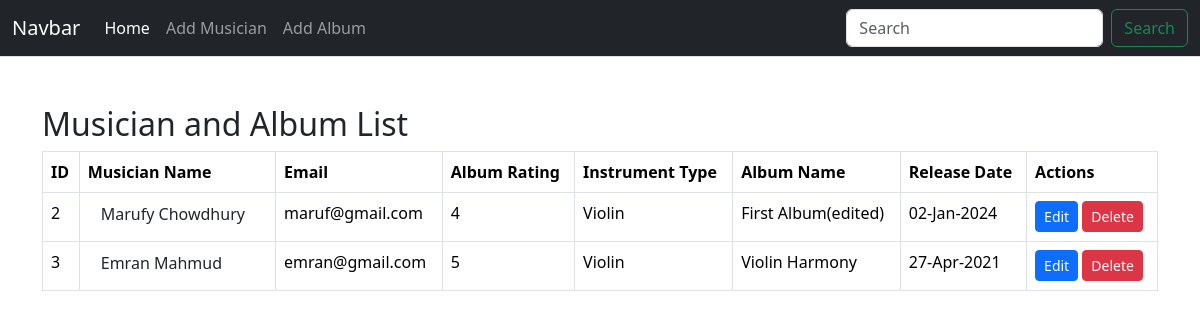
The page / on the database its author committed.
### album/models.py (models this page shows, shortened)
class Album(models.Model):
    Album_name = models.CharField(max_length=100)
    Album_Musician = models.ForeignKey(Musician, on_delete=models.CASCADE)
    Album_release_date = models.DateField()
    Album_rating = models.IntegerField(
        validators=[MinValueValidator(1), MaxValueValidator(5)]
    )

### musician/models.py (models this page shows, shortened)
class Musician(models.Model):
    first_name = models.CharField(max_length=100)
    last_name = models.CharField(max_length=100)
    email = models.EmailField()
    phone_number = models.CharField(max_length=11)
    INSTRUMENT_CHOICES = [
        ('Guitar', 'Guitar'),
        ('Piano', 'Piano'),
        ('Violin', 'Violin'),
        ('Drums', 'Drums'),
        ('Saxophone', 'Saxophone'),
        ('Other', 'Other')
    ]
    instrument_type = models.CharField(max_length=20,choices=INSTRUMENT_CHOICES)

### Musicians_Directory/views.py (the view)
# urls.py: 2. Add a URL to urlpatterns:  path('', views.home, name='home')
def home(request):
    album_list = Album.objects.all()
    return render(request, 'home.html',{'album_list':album_list})

### templates/home.html
{% extends "base.html" %}
{% block content %}
<div class="container mt-5">
        <h2>Musician and Album List</h2>
        <table class="table table-bordered">
            <thead>
                <tr>
                    <th>ID</th>
                    <th>Musician Name</th>
                    <th>Email</th>
                    <th>Album Rating</th>
                    <th>Instrument Type</th>
                    <th>Album Name</th>
                    <th>Release Date</th>
                    <th>Actions</th>
                </tr>
            </thead>
            <tbody>
                {% for album in album_list %}
                <tr>
                    <td>{{ album.id }}</td>
                    <td><a class="btn pt-0" href="{% url 'edit_musician' album.Album_Musician.id %}">{{ album.Album_Musician.first_name }} {{ album.Album_Musician.last_name }}</a></td>
                    <td>{{ album.Album_Musician.email }}</td>
                    <td>{{ album.Album_rating }}</td>
                    <td>{{ album.Album_Musician.instrument_type }}</td>
                    <td>{{ album.Album_name }}</td>
                    <td>{{ album.Album_release_date|date:"d-M-Y" }}</td>
                    <td>
                        <a href="{% url 'edit_album' album.id %}" class="btn btn-sm btn-primary">Edit</a>
                        <a href="{% url 'delete_album' album.id %}" class="btn btn-sm btn-danger">Delete</a>
                    </td>
                </tr>
                {% endfor %}
            </tbody>
        </table>
    </div>
{% endblock content %}

### templates/base.html (shortened to what this page needs)
<!DOCTYPE html>
<html lang="en">
  <head>
    <link
      href="https://cdn.jsdelivr.net/npm/bootstrap@5.3.2/dist/css/bootstrap.min.css"
      rel="stylesheet"
    />
  </head>
  <body>
    <nav class="navbar navbar-expand-lg navbar-dark  bg-dark border-bottom border-body ">
      <div class="container-fluid">
        <a class="navbar-brand" href="#">Navbar</a>
        <div class="collapse navbar-collapse" id="navbarSupportedContent">
          <ul class="navbar-nav me-auto mb-2 mb-lg-0">
            <li class="nav-item">
              <a class="nav-link active" aria-current="page" href="{% url 'homepage' %}">Home</a>
            </li>
            <li class="nav-item">
              <a class="nav-link" href="{% url 'add_musician' %}">Add Musician</a>
            </li>
            <li class="nav-item">
              <a class="nav-link" href="{% url 'add_album' %}">Add Album</a>
            </li>
          </ul>
          <form class="d-flex" role="search">
            <input
              class="form-control me-2"
              type="search"
              placeholder="Search"
              aria-label="Search"
            />
            <button class="btn btn-outline-success" type="submit">
              Search
            </button>
          </form>
        </div>
      </div>
    </nav>
    {% block content %}
    {% endblock %}
  </body>
</html>

### rows shown on the page
Album: id "2", Album_Musician.first_name "Marufy", Album_Musician.last_name "Chowdhury", Album_Musician.email "maruf@gmail.com", Album_rating "4", Album_Musician.instrument_type "Violin", Album_name "First Album(edited)", Album_release_date "02-Jan-2024"
Album: id "3", Album_Musician.first_name "Emran", Album_Musician.last_name "Mahmud", Album_Musician.email "emran@gmail.com", Album_rating "5", Album_Musician.instrument_type "Violin", Album_name "Violin Harmony", Album_release_date "27-Apr-2021"
